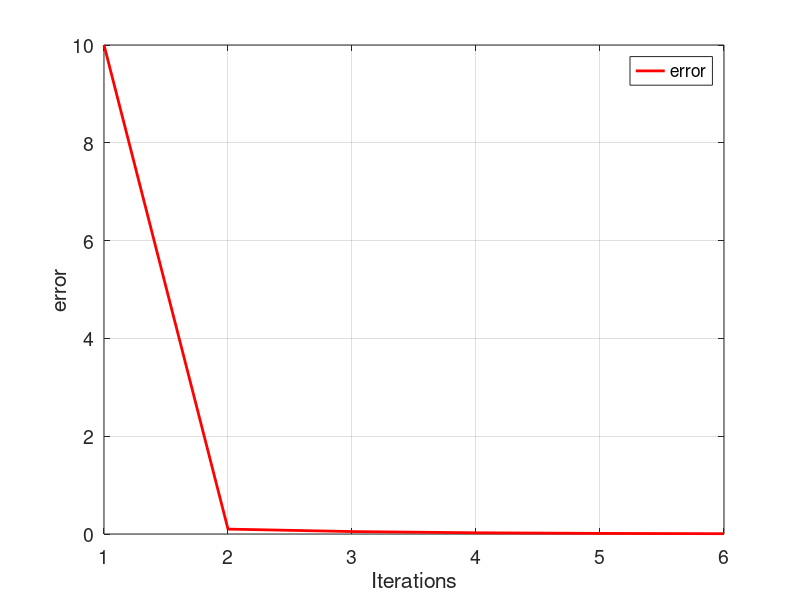

Here is the MATLAB script that generated this plot:
i=1
xl=0.5
xu=0.7
e(i)=10

while (e(i)>0.01)
    
    xr=(xl+xu)/2
    
    gxl= sin(xl)-csc(xl)+1
    gxr= sin(xr)-csc(xr)+1
    gxu= sin(xu)-csc(xu)+1
    
    if (gxl*gxr < 0)
        xu=xr
        e(i+1)=abs(xr-xl)
    end
    
    if (gxu*gxr < 0)
        xl=xr 
        e(i+1)= abs(xu-xr)
    end
    i=i+1;
    
    if (gxu*gxr==0)
        xr=xr;
    end
    
end
tamanio = size(e);
ite= 1:1:tamanio(2);

figure ('DefaultAxesFontsize', 14)
set (gcf, 'color', 'white');
plot(ite,e,'color',[1 0 0],'LineWidth',2);
grid on
hold on
xlabel('Iterations')
ylabel('error')
legend ('error')
